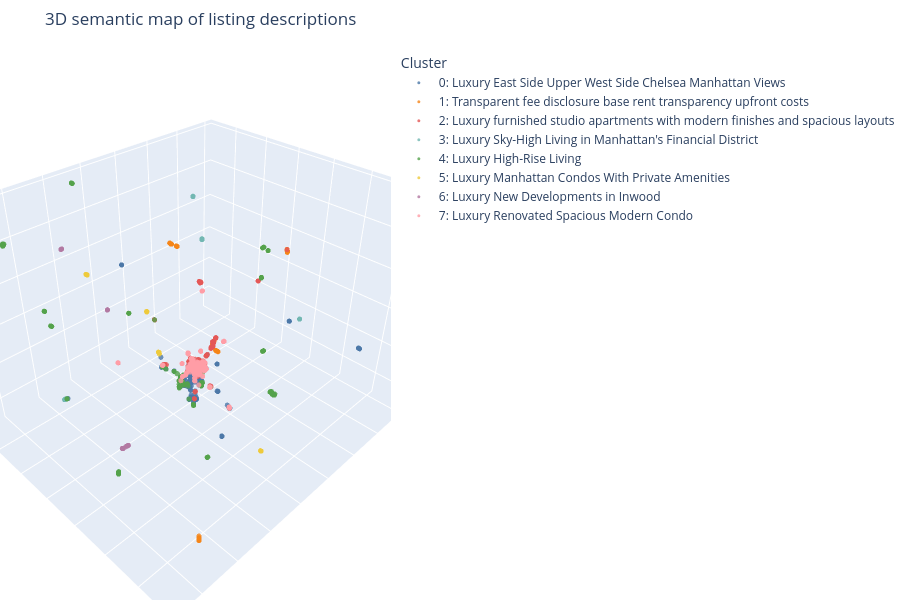

The cell this chart's notebook holds for it:
### Markdown cell above
Explore the three-dimensional semantic map

This chart uses the three-dimensional UMAP coordinates, with the same cluster names and colors as the geographic map. Drag to rotate the view, scroll to zoom, and hover for listing details. All listings remain in this semantic view, including those outside the geographic map bounds. The axes describe the projection rather than real-world directions, and nearby points suggest similar descriptions rather than nearby apartments.

### Code cell
sem_fig = px.scatter_3d(
    df, x='umap_x3', y='umap_y3', z='umap_z3', color='cluster_name',
    color_discrete_map=color_map, category_orders={'cluster_name': cluster_names},
    hover_name='address',
    hover_data={'neighborhood': True, 'rent': ':$,.0f',
                'umap_x3': False, 'umap_y3': False, 'umap_z3': False},
    opacity=0.8, title='3D semantic map of listing descriptions', height=600,
)
sem_fig.update_traces(marker_size=3)
sem_fig.update_layout(
    legend_title_text='Cluster',
    scene={axis: {'showticklabels': False, 'title': ''} for axis in ['xaxis', 'yaxis', 'zaxis']},
    margin=dict(l=0, r=0, b=0, t=50),
)
sem_fig.show()

### Figure 1 — Plotly figure (JSON) as saved in the notebook; plotly's stock layout.template omitted (floating-point values rounded to 4 significant figures; data arrays with more than 128 entries replaced by an {"elided": "..."} marker saying what was removed)
{"data": [{"customdata": {"elided": "330x2 mixed values"}, "hovertemplate": "<b>%{hovertext}</b><br><br>cluster_name=0: Luxury East Side Upper West Side Chelsea Manhattan Views<br>neighborhood=%{customdata[0]}<br>rent=%{customdata[1]:$,.0f}<extra></extra>", "hovertext": {"elided": "330 str values"}, "legendgroup": "0: Luxury East Side Upper West Side Chelsea Manhattan Views", "marker": {"color": "#4C78A8", "opacity": 0.8, "symbol": "circle", "size": 3}, "mode": "markers", "name": "0: Luxury East Side Upper West Side Chelsea Manhattan Views", "scene": "scene", "showlegend": true, "x": {"elided": "330 float values"}, "y": {"elided": "330 float values"}, "z": {"elided": "330 float values"}, "type": "scatter3d"}, {"customdata": {"elided": "91x2 mixed values"}, "hovertemplate": "<b>%{hovertext}</b><br><br>cluster_name=1: Transparent fee disclosure base rent transparency upfront costs<br>neighborhood=%{customdata[0]}<br>rent=%{customdata[1]:$,.0f}<extra></extra>", "hovertext": ["189 West 89th Street #PH1G", "888 Main Street #1219", "420 East 54th Street #2901-2", "300 E. 39th Street #15H", "230 West 126th Street #17F", "271 West 47th Street #46B", "420 East 54th Street #1901", "170 Amsterdam Avenue #11L", "271 West 47th Street #43C", "189 West 89th Street #16A", "180 Broome Street #1207", "20 Broad Street #1420", "420 East 54th Street #1708", "145 Clinton Street #3E", "145 Clinton Street #12G", "420 East 54th Street #502", "189 West 89th Street #16P", "10 East 29th Street #20A", "230 West 126th Street #22A", "20 Broad Street #2201", "160 West 24th Street #2E", "305 West 50th Street #23B", "228 West 71st Street #5F", "50 East 28th Street #9L", "160 West 24th Street #3N", "160 West 24th Street #11C", "271 West 47th Street #22F", "505 W. 54th Street #PH25", "431 West 37th Street #2G", "50 East 28th Street #20B", "505 W. 54th Street #PH16", "240 East 27th Street #25M", "777 6th Avenue #8K", "400 West 37th Street #6L", "116 John Street #2011", "50 West 77th Street #3D", "480 2nd Avenue #27F", "470 2nd Avenue #13F", "105 West 29th Street #42B", "240 East 27th Street #6E", "225 East 7th Street #2D", "189 West 89th Street #5Q", "189 West 89th Street #PH2G", "160 West 24th Street #3B", "240 East 27th Street #5E", "271 West 47th Street #9B", "230 West 126th Street #23B", "240 East 27th Street #17C", "189 West 89th Street PH2C-2E", "240 East 27th Street #23E", "180 Riverside Boulevard #19J", "160 West 24th Street #11F", "200 East 87th Street #15D", "300 E. 39th Street #17E", "160 West 24th Street #PHB", "888 Main Street #1235", "10 East 29th Street #11K", "160 West 24th Street #3B", "240 East 27th Street #23E", "10 East 29th Street #18G", "888 Main Street #1147", "888 Main Street #343", "420 East 54th Street #1415", "10 East 29th Street #20D", "888 Main Street #123", "271 West 47th Street #49E", "271 West 47th Street #31H", "41 West 86th Street #9F", "125 Delancey Street #2409", "271 West 47th Street #41F", "420 East 54th Street #712", "420 East 54th Street #502", "888 Main Street #612", "888 Main Street #1211", "888 Main Street #315", "189 West 89th Street #5N", "420 East 54th Street #3007", "189 West 89th Street #11M", "240 East 27th Street #20D", "429 East 52nd Street #29E", "50 West 77th Street #7M", "309 5th Avenue #25B", "225 East 7th Street #2D", "189 West 89th Street #7A", "750 Columbus Avenue #11M", "888 Main Street #726", "150 East 34th Street #3707", "305 West 50th Street #26B", "10 East 29th Street #26J", "189 West 89th Street #12K", "420 East 54th Street #513"], "legendgroup": "1: Transparent fee disclosure base rent transparency upfront costs", "marker": {"color": "#F58518", "opacity": 0.8, "symbol": "circle", "size": 3}, "mode": "markers", "name": "1: Transparent fee disclosure base rent transparency upfront costs", "scene": "scene", "showlegend": true, "x": [11.98, 17.14, 2.636, 8.447, 2.813, 17.19, 2.688, 7.822, 17.27, 11.99, 12.0, 17.15, 2.632, 12.08, 12.06, 2.663, 11.99, 2.607, 2.785, 17.13, 2.567, 8.439, 8.364, 7.825, 2.554, 2.558, 17.2, 7.762, 8.398, 7.82, 7.779, 7.823, 8.422, 8.422, 17.23, 8.353, 2.966, 2.974, 8.411, 7.79, 17.24, 11.98, 11.94, 2.556, 7.774, 17.24, 2.802, 7.759, 12.05, 7.779, 8.478, 2.576, 17.28, 8.446, 2.535, 17.18, 2.629, 2.57, 7.782, 2.585, 17.17, 17.16, 2.64, 2.665, 17.23, 17.2, 17.17, 8.359, 12.01, 17.24, 2.684, 2.669, 17.19, 17.23, 17.15, 11.98, 2.652, 11.98, 7.762, 2.797, 8.353, 2.593, 17.25, 11.96, 7.779, 17.04, 2.606, 8.46, 2.638, 11.97, 2.713], "y": [13.58, 16.5, 13.32, 3.945, 4.581, 16.54, 13.37, 4.121, 16.62, 13.57, 13.56, 16.5, 13.31, 13.48, 13.49, 13.34, 13.57, 13.29, 4.556, 16.49, 13.25, 3.951, 4.007, 4.12, 13.23, 13.24, 16.56, 4.161, 3.984, 4.122, 4.166, 4.131, 3.955, 3.969, 16.58, 4.017, 4.554, 4.505, 4.004, 4.151, 16.59, 13.58, 13.62, 13.23, 4.161, 16.6, 4.575, 4.168, 13.5, 4.147, 3.913, 13.25, 16.64, 3.947, 13.21, 16.53, 13.31, 13.25, 4.143, 13.26, 16.52, 16.52, 13.32, 13.34, 16.59, 16.55, 16.53, 4.021, 13.54, 16.6, 13.36, 13.35, 16.55, 16.58, 16.5, 13.57, 13.33, 13.58, 4.162, 4.582, 4.019, 13.27, 16.6, 13.6, 4.144, 16.4, 13.28, 3.931, 13.32, 13.59, 13.39], "z": [7.933, -10.48, 14.2, 13.64, -0.5181, -10.53, 14.15, 13.19, -10.61, 7.939, 7.952, -10.49, 14.21, 8.033, 8.015, 14.17, 7.942, 14.23, -0.5462, -10.47, 14.27, 13.63, 13.56, 13.19, 14.28, 14.28, -10.54, 13.14, 13.59, 13.19, 13.16, 13.19, 13.62, 13.61, -10.56, 13.55, -0.8559, -0.937, 13.58, 13.16, -10.57, 7.929, 7.889, 14.28, 13.15, -10.58, -0.526, 13.14, 8.018, 13.16, 13.67, 14.26, -10.62, 13.64, 14.3, -10.51, 14.21, 14.27, 13.16, 14.25, -10.5, -10.5, 14.2, 14.17, -10.57, -10.54, -10.51, 13.55, 7.966, -10.58, 14.15, 14.17, -10.53, -10.57, -10.49, 7.938, 14.19, 7.93, 13.14, -0.5115, 13.55, 14.24, -10.59, 7.913, 13.16, -10.38, 14.23, 13.65, 14.2, 7.923, 14.13], "type": "scatter3d"}, {"customdata": {"elided": "199x2 mixed values"}, "hovertemplate": "<b>%{hovertext}</b><br><br>cluster_name=2: Luxury furnished studio apartments with modern finishes and spacious layouts<br>neighborhood=%{customdata[0]}<br>rent=%{customdata[1]:$,.0f}<extra></extra>", "hovertext": {"elided": "199 str values"}, "legendgroup": "2: Luxury furnished studio apartments with modern finishes and spacious layouts", "marker": {"color": "#E45756", "opacity": 0.8, "symbol": "circle", "size": 3}, "mode": "markers", "name": "2: Luxury furnished studio apartments with modern finishes and spacious layouts", "scene": "scene", "showlegend": true, "x": {"elided": "199 float values"}, "y": {"elided": "199 float values"}, "z": {"elided": "199 float values"}, "type": "scatter3d"}, {"customdata": {"elided": "72x2 mixed values"}, "hovertemplate": "<b>%{hovertext}</b><br><br>cluster_name=3: Luxury Sky-High Living in Manhattan's Financial District<br>neighborhood=%{customdata[0]}<br>rent=%{customdata[1]:$,.0f}<extra></extra>", "hovertext": ["19 Dutch Street #36H", "95 Wall Street #1414", "15 Cliff Street #30B", "95 Wall Street #1202", "95 Wall Street #401", "95 Wall Street #803", "776 Sixth Avenue #19A", "37 Wall Street #18J", "95 Wall Street #2210", "19 Dutch Street #41A", "95 Wall Street #721", "19 Dutch Street #18D", "15 Cliff Street #4D", "95 Wall Street #2120", "19 Dutch Street #55D", "15 Park Row #19F", "776 Sixth Avenue #17B", "776 Sixth Avenue #11A", "19 Dutch Street #45C", "19 Dutch Street #18D", "95 Wall Street #721", "776 Sixth Avenue #23D", "95 Wall Street #1706", "95 Wall Street #1921", "95 Wall Street #1210", "55 Broad Street #2709", "15 Cliff Street #21D", "95 Wall Street #1718", "19 Dutch Street #55D", "95 Wall Street #625", "95 Wall Street #1213", "95 Wall Street #2325", "95 Wall Street #1509", "95 Wall Street #315", "15 Cliff Street #5E", "776 Sixth Avenue #20N", "19 Dutch Street #5D", "19 Dutch Street #43H", "19 Dutch Street #26B", "19 Dutch Street #11G", "95 Wall Street #1517", "19 Dutch Street #47F", "95 Wall Street #1706", "776 Sixth Avenue #26N", "95 Wall Street #1406", "15 Cliff Street #17B", "19 Dutch Street #19H", "19 Dutch Street #30H", "776 Sixth Avenue #34D", "776 Sixth Avenue #19H", "19 Dutch Street #41C", "776 Sixth Avenue #28I", "776 Sixth Avenue #26E", "95 Wall Street #509", "19 Dutch Street #49H", "19 Dutch Street #46C", "19 Dutch Street #58E", "95 Wall Street #1007", "776 Sixth Avenue #27J", "776 Sixth Avenue #25F", "776 Sixth Avenue #32J", "19 Dutch Street #27B", "19 Dutch Street #38G", "19 Dutch Street #50H", "776 Sixth Avenue #7H", "19 Dutch Street #18A", "776 Sixth Avenue #32J", "19 Dutch Street #44D", "776 Sixth Avenue #23N", "776 Sixth Avenue #23D", "19 Dutch Street #32B", "19 Dutch Street #22D"], "legendgroup": "3: Luxury Sky-High Living in Manhattan's Financial District", "marker": {"color": "#72B7B2", "opacity": 0.8, "symbol": "circle", "size": 3}, "mode": "markers", "name": "3: Luxury Sky-High Living in Manhattan's Financial District", "scene": "scene", "showlegend": true, "x": [-8.894, 13.37, -4.38, 13.4, 13.37, 13.37, 1.37, 4.274, 13.38, -8.883, 13.41, -8.875, -4.38, 13.43, -8.874, -4.38, 1.39, 1.386, -8.893, -8.89, 13.43, 1.353, 13.36, 13.45, 13.33, 5.811, -4.38, 13.38, -8.944, 13.41, 13.41, 13.41, 13.37, 13.37, -4.38, 1.372, -8.887, -8.89, -8.865, -8.859, 13.39, -8.863, 13.41, 1.392, 13.29, -4.38, -8.822, -8.812, 1.364, 1.376, -8.873, 1.395, 1.366, 13.37, -8.893, -8.955, -8.916, 13.44, 1.379, 1.364, 1.392, -8.856, -8.914, -8.911, 1.335, -8.864, 1.382, -8.847, 1.36, 1.397, -8.853, -8.869], "y": [-10.48, -10.83, 10.69, -10.86, -10.83, -10.83, 1.229, 2.032, -10.84, -10.47, -10.88, -10.46, 10.69, -10.89, -10.46, 10.69, 1.249, 1.245, -10.48, -10.47, -10.89, 1.212, -10.82, -10.91, -10.79, 2.209, 10.69, -10.84, -10.53, -10.87, -10.87, -10.87, -10.83, -10.83, 10.69, 1.232, -10.47, -10.47, -10.45, -10.44, -10.85, -10.45, -10.87, 1.251, -10.75, 10.69, -10.41, -10.39, 1.223, 1.236, -10.46, 1.254, 1.225, -10.83, -10.48, -10.54, -10.5, -10.9, 1.239, 1.224, 1.251, -10.44, -10.5, -10.49, 1.194, -10.45, 1.241, -10.43, 1.22, 1.257, -10.44, -10.45], "z": [8.266, -12.13, 1.944, -12.18, -12.15, -12.14, 10.41, -4.845, -12.15, 8.277, -12.18, 8.286, 1.944, -12.2, 8.287, 1.944, 10.39, 10.39, 8.267, 8.271, -12.21, 10.42, -12.13, -12.2, -12.1, -6.557, 1.944, -12.15, 8.217, -12.18, -12.16, -12.18, -12.12, -12.12, 1.944, 10.4, 8.274, 8.271, 8.295, 8.301, -12.16, 8.298, -12.18, 10.38, -12.06, 1.944, 8.338, 8.349, 10.41, 10.4, 8.288, 10.38, 10.41, -12.16, 8.268, 8.205, 8.244, -12.21, 10.4, 10.41, 10.39, 8.304, 8.247, 8.25, 10.44, 8.297, 10.39, 8.313, 10.42, 10.38, 8.307, 8.292], "type": "scatter3d"}, {"customdata": {"elided": "301x2 mixed values"}, "hovertemplate": "<b>%{hovertext}</b><br><br>cluster_name=4: Luxury High-Rise Living<br>neighborhood=%{customdata[0]}<br>rent=%{customdata[1]:$,.0f}<extra></extra>", "hovertext": {"elided": "301 str values"}, "legendgroup": "4: Luxury High-Rise Living", "marker": {"color": "#54A24B", "opacity": 0.8, "symbol": "circle", "size": 3}, "mode": "markers", "name": "4: Luxury High-Rise Living", "scene": "scene", "showlegend": true, "x": {"elided": "301 float values"}, "y": {"elided": "301 float values"}, "z": {"elided": "301 float values"}, "type": "scatter3d"}, {"customdata": [["NEW DEVELOPMENT", 6400], ["RENTAL UNIT IN MURRAY HILL", 6169], ["RENTAL UNIT IN MURRAY HILL", 6950], ["RENTAL UNIT IN KIPS BAY", 4025], ["RENTAL UNIT IN KIPS BAY", 7250], ["RENTAL UNIT IN MURRAY HILL", 4901], ["RENTAL UNIT IN MURRAY HILL", 6229], ["RENTAL UNIT IN MURRAY HILL", 6386], ["MIXED-USE BUILDING IN MURRAY HILL", 6000], ["RENTAL UNIT IN KIPS BAY", 4850], ["RENTAL UNIT IN MURRAY HILL", 7597], ["RENTAL UNIT IN MURRAY HILL", 5523], ["RENTAL UNIT IN KIPS BAY", 4271], ["RENTAL UNIT IN MURRAY HILL", 9800], ["NEW DEVELOPMENT", 6190], ["NEW DEVELOPMENT", 4600], ["RENTAL UNIT IN MURRAY HILL", 4075], ["RENTAL UNIT IN MURRAY HILL", 6850], ["RENTAL UNIT IN MURRAY HILL", 8450], ["RENTAL UNIT IN MURRAY HILL", 6450], ["NEW DEVELOPMENT", 6190], ["RENTAL UNIT IN KIPS BAY", 4950], ["RENTAL UNIT IN KIPS BAY", 4225], ["RENTAL UNIT IN MURRAY HILL", 5250], ["RENTAL UNIT IN KIPS BAY", 5575], ["RENTAL UNIT IN MURRAY HILL", 11650], ["RENTAL UNIT IN KIPS BAY", 6950], ["RENTAL UNIT IN MURRAY HILL", 8900], ["RENTAL UNIT IN MURRAY HILL", 4520], ["RENTAL UNIT IN MURRAY HILL", 8750], ["RENTAL UNIT IN MURRAY HILL", 5536], ["RENTAL UNIT IN MURRAY HILL", 6100], ["RENTAL UNIT IN MURRAY HILL", 4289], ["RENTAL UNIT IN MURRAY HILL", 12500], ["RENTAL UNIT IN MURRAY HILL", 5295], ["NEW DEVELOPMENT", 9850], ["RENTAL UNIT IN KIPS BAY", 4950], ["RENTAL UNIT IN MURRAY HILL", 9500], ["RENTAL UNIT IN MURRAY HILL", 4300], ["RENTAL UNIT IN KIPS BAY", 4125], ["NEW DEVELOPMENT", 4400], ["RENTAL UNIT IN KIPS BAY", 5300], ["RENTAL UNIT IN MURRAY HILL", 4075]], "hovertemplate": "<b>%{hovertext}</b><br><br>cluster_name=5: Luxury Manhattan Condos With Private Amenities<br>neighborhood=%{customdata[0]}<br>rent=%{customdata[1]:$,.0f}<extra></extra>", "hovertext": ["162 East 36th Street #10F", "626 1st Avenue #E31H", "685 First Avenue #25B", "222 East 34th Street #817", "222 East 34th Street #2123", "626 1st Avenue #W41D", "626 1st Avenue #E31D", "626 1st Avenue #E21C", "344 Lexington Avenue #3F", "222 East 34th Street #616", "626 1st Avenue #W15J", "626 1st Avenue #W10D", "150 East 34th Street #705", "626 1st Avenue #E41B", "162 East 36th Street #13E", "162 East 36th Street #5E", "685 First Avenue #3D", "626 1st Avenue #W22B", "685 First Avenue #6E", "685 First Avenue #11K", "162 East 36th Street #13E", "222 East 34th Street #1031", "222 East 34th Street #1204", "685 First Avenue #14H", "222 East 34th Street #1109", "626 1st Avenue #E31G", "222 East 34th Street #1805", "626 1st Avenue #W44F", "626 1st Avenue #W21M", "626 1st Avenue #E34F", "626 1st Avenue #E12D", "685 First Avenue #14L", "626 1st Avenue #W42K", "685 First Avenue #22E", "115 East 34th Street #1802", "162 East 36th Street #8D", "222 East 34th Street #928", "626 1st Avenue #E34C", "685 First Avenue #9D", "222 East 34th Street #726", "162 East 36th Street #9G", "222 East 34th Street #1606", "685 First Avenue #3D"], "legendgroup": "5: Luxury Manhattan Condos With Private Amenities", "marker": {"color": "#EECA3B", "opacity": 0.8, "symbol": "circle", "size": 3}, "mode": "markers", "name": "5: Luxury Manhattan Condos With Private Amenities", "scene": "scene", "showlegend": true, "x": [5.466, 6.521, 6.575, 4.362, 4.348, 6.522, 6.526, 6.472, 6.517, 4.341, 6.473, 6.478, 6.569, 6.47, 5.483, 5.483, 6.569, 6.486, 6.562, 6.575, 5.475, 4.363, 4.363, 6.564, 4.362, 6.433, 4.354, 6.45, 6.513, 6.459, 6.52, 6.56, 6.511, 6.566, 6.519, 5.483, 4.359, 6.432, 6.572, 4.404, 5.488, 4.347, 6.558], "y": [-3.543, -13.39, -0.536, 13.46, 13.47, -13.39, -13.39, -13.34, -0.4728, 13.48, -13.34, -13.35, -0.3862, -13.34, -3.561, -3.56, -0.5227, -13.35, -0.5249, -0.544, -3.579, 13.46, 13.46, -0.5252, 13.46, -13.3, 13.46, -13.32, -13.38, -13.33, -13.39, -0.5315, -13.38, -0.5328, -0.4882, -3.561, 13.46, -13.3, -0.5288, 13.42, -3.534, 13.47, -0.5294], "z": [0.8207, 2.085, -2.803, -10.14, -10.15, 2.087, 2.09, 2.036, -2.859, -10.16, 2.037, 2.043, -2.967, 2.035, 0.8385, 0.8369, -2.821, 2.051, -2.813, -2.793, 0.8559, -10.14, -10.14, -2.814, -10.14, 1.998, -10.15, 2.014, 2.077, 2.023, 2.085, -2.808, 2.076, -2.806, -2.84, 0.838, -10.14, 1.996, -2.811, -10.1, 0.809, -10.16, -2.811], "type": "scatter3d"}, {"customdata": [["NEW DEVELOPMENT", 4425], ["NEW DEVELOPMENT", 3250], ["RENTAL UNIT IN FORT GEORGE", 3291], ["RENTAL UNIT IN FORT GEORGE", 4733], ["NEW DEVELOPMENT", 3500], ["NEW DEVELOPMENT", 3125], ["NEW DEVELOPMENT", 3395], ["NEW DEVELOPMENT", 5495], ["NEW DEVELOPMENT", 3475], ["NEW DEVELOPMENT", 3375], ["NEW DEVELOPMENT", 3250], ["NEW DEVELOPMENT", 3200], ["NEW DEVELOPMENT", 3220], ["NEW DEVELOPMENT", 3250], ["NEW DEVELOPMENT", 3475], ["RENTAL UNIT IN FORT GEORGE", 4763], ["RENTAL UNIT IN FORT GEORGE", 3242], ["RENTAL UNIT IN FORT GEORGE", 2949], ["NEW DEVELOPMENT", 4200], ["NEW DEVELOPMENT", 3250], ["RENTAL UNIT IN FORT GEORGE", 2949], ["NEW DEVELOPMENT", 4200], ["RENTAL UNIT IN FORT GEORGE", 3242], ["NEW DEVELOPMENT", 3250], ["NEW DEVELOPMENT", 3325], ["RENTAL UNIT IN FORT GEORGE", 3675], ["NEW DEVELOPMENT", 5475], ["NEW DEVELOPMENT", 3225], ["RENTAL UNIT IN FORT GEORGE", 2977], ["RENTAL UNIT IN FORT GEORGE", 3246], ["NEW DEVELOPMENT", 3125], ["RENTAL UNIT IN FORT GEORGE", 3690], ["NEW DEVELOPMENT", 4000], ["NEW DEVELOPMENT", 3950], ["RENTAL UNIT IN FORT GEORGE", 3276], ["NEW DEVELOPMENT", 3400], ["NEW DEVELOPMENT", 4150], ["NEW DEVELOPMENT", 5395], ["NEW DEVELOPMENT", 3600], ["NEW DEVELOPMENT", 3260], ["NEW DEVELOPMENT", 4150], ["NEW DEVELOPMENT", 3450], ["NEW DEVELOPMENT", 3390], ["NEW DEVELOPMENT", 3245], ["RENTAL UNIT IN FORT GEORGE", 3617], ["NEW DEVELOPMENT", 3220], ["NEW DEVELOPMENT", 3150], ["NEW DEVELOPMENT", 3425], ["NEW DEVELOPMENT", 3240], ["NEW DEVELOPMENT", 5395], ["RENTAL UNIT IN FORT GEORGE", 3264]], "hovertemplate": "<b>%{hovertext}</b><br><br>cluster_name=6: Luxury New Developments in Inwood<br>neighborhood=%{customdata[0]}<br>rent=%{customdata[1]:$,.0f}<extra></extra>", "hovertext": ["3880 9th Avenue #5E", "3880 9th Avenue #12U", "4650 Broadway #2011", "4650 Broadway #1803", "4778 Broadway #12J", "3880 9th Avenue #3I", "5055 Broadway #1002", "5055 Broadway #704", "4778 Broadway #11P", "5055 Broadway #407", "3880 9th Avenue #3V", "3880 9th Avenue #7V", "5055 Broadway #211", "3880 9th Avenue #13S", "4778 Broadway #11P", "4650 Broadway #2003", "4650 Broadway #609", "4650 Broadway #1102", "3880 9th Avenue #4W", "3880 9th Avenue #6V", "4650 Broadway #1102", "3880 9th Avenue #4W", "4650 Broadway #609", "3880 9th Avenue #11V", "3880 9th Avenue #4V", "4650 Broadway #1806", "5055 Broadway #PH2", "4778 Broadway #6P", "4650 Broadway #811", "4650 Broadway #1711", "3880 9th Avenue #6H", "4650 Broadway #1906", "3880 9th Avenue #6R", "3880 9th Avenue #12S", "4650 Broadway #1911", "3880 9th Avenue #10V", "3880 9th Avenue #14R", "5055 Broadway #915", "3880 9th Avenue #3C", "5055 Broadway #601", "3880 9th Avenue #14R", "4778 Broadway #5P", "5055 Broadway #202", "4778 Broadway #2P", "4650 Broadway #1705", "5055 Broadway #211", "3880 9th Avenue #8K", "3880 9th Avenue #4N", "5055 Broadway #401", "5055 Broadway #915", "4650 Broadway #1802"], "legendgroup": "6: Luxury New Developments in Inwood", "marker": {"color": "#B279A2", "opacity": 0.8, "symbol": "circle", "size": 3}, "mode": "markers", "name": "6: Luxury New Developments in Inwood", "scene": "scene", "showlegend": true, "x": [22.19, 21.95, 22.51, 22.52, 5.903, 21.92, 11.58, 11.59, 5.903, 11.59, 21.94, 21.94, 11.6, 22.0, 5.902, 22.51, 22.5, 22.5, 21.99, 21.96, 22.54, 21.95, 22.55, 21.94, 21.99, 22.53, 11.63, 5.902, 22.52, 22.54, 21.98, 22.52, 21.99, 21.95, 22.55, 21.95, 21.99, 11.58, 22.01, 11.59, 21.91, 5.902, 11.6, 5.883, 22.53, 11.56, 21.92, 21.99, 11.57, 11.59, 22.56], "y": [12.75, 12.7, 12.8, 12.8, -10.52, 12.72, -10.05, -10.06, -10.52, -10.06, 12.73, 12.74, -10.07, 12.69, -10.52, 12.78, 12.78, 12.78, 12.75, 12.74, 12.79, 12.73, 12.78, 12.73, 12.75, 12.77, -10.1, -10.52, 12.79, 12.78, 12.7, 12.8, 12.77, 12.69, 12.78, 12.74, 12.68, -10.05, 12.72, -10.06, 12.77, -10.52, -10.07, -10.54, 12.8, -10.02, 12.74, 12.7, -10.04, -10.06, 12.77], "z": [2.887, 2.811, 2.95, 2.974, -2.049, 2.831, 8.813, 8.802, -2.049, 8.803, 2.844, 2.852, 8.796, 2.803, -2.049, 2.952, 2.948, 2.95, 2.877, 2.858, 2.963, 2.846, 2.981, 2.845, 2.865, 2.981, 8.77, -2.049, 2.959, 2.965, 2.814, 2.958, 2.881, 2.801, 2.969, 2.852, 2.799, 8.815, 2.83, 8.808, 2.89, -2.049, 8.797, -2.031, 2.97, 8.841, 2.857, 2.815, 8.829, 8.809, 2.999], "type": "scatter3d"}, {"customdata": {"elided": "316x2 mixed values"}, "hovertemplate": "<b>%{hovertext}</b><br><br>cluster_name=7: Luxury Renovated Spacious Modern Condo<br>neighborhood=%{customdata[0]}<br>rent=%{customdata[1]:$,.0f}<extra></extra>", "hovertext": {"elided": "316 str values"}, "legendgroup": "7: Luxury Renovated Spacious Modern Condo", "marker": {"color": "#FF9DA6", "opacity": 0.8, "symbol": "circle", "size": 3}, "mode": "markers", "name": "7: Luxury Renovated Spacious Modern Condo", "scene": "scene", "showlegend": true, "x": {"elided": "316 float values"}, "y": {"elided": "316 float values"}, "z": {"elided": "316 float values"}, "type": "scatter3d"}], "layout": {"scene": {"domain": {"x": [0.0, 1.0], "y": [0.0, 1.0]}, "xaxis": {"title": {"text": ""}, "showticklabels": false}, "yaxis": {"title": {"text": ""}, "showticklabels": false}, "zaxis": {"title": {"text": ""}, "showticklabels": false}}, "legend": {"title": {"text": "Cluster"}, "tracegroupgap": 0}, "title": {"text": "3D semantic map of listing descriptions"}, "height": 600, "margin": {"l": 0, "r": 0, "b": 0, "t": 50}}}
